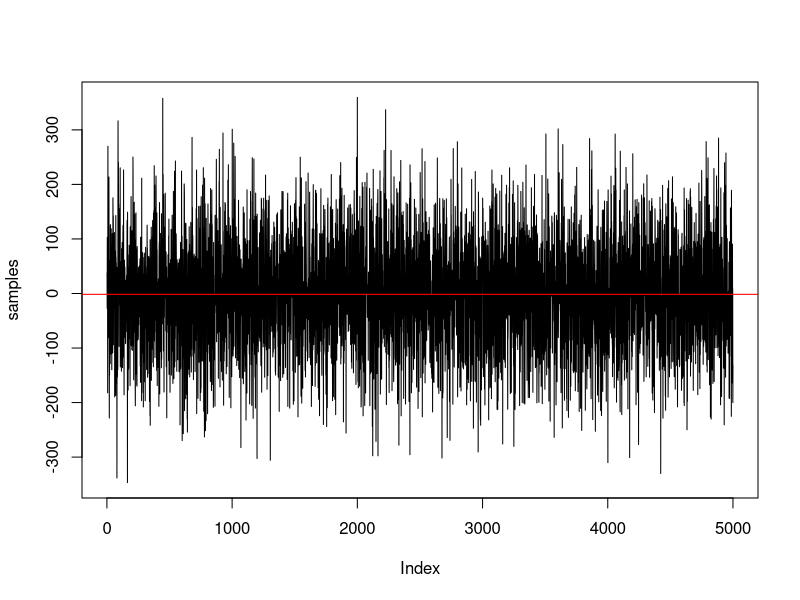

The R script that drew this image: (Note: this script raises an error after producing the figure.)
## ---- chunk 1
# sample from standard normal distribution
samples <- rnorm(5000, mean=0, sd=100)
## ---- chunk 2
plot(samples, type='l')
abline(h=mean(samples), col='red')
abline(h=(mean(samples) + sd(sample)), col='blue')
abline(h=(mean(samples) - sd(sample)), col='blue')
hist(samples, freq=F)
lines(density(samples), col='red')
lines(seq(min(samples), max(samples), by=1), dnorm(seq(min(samples), max(samples), by=1), 0, 10), col='blue')
boxplot(samples)
## ---- chunk 3
summary(samples)
var(samples)
sqrt(var(samples))
## ---- chunk 4
plot(ecdf(samples))
